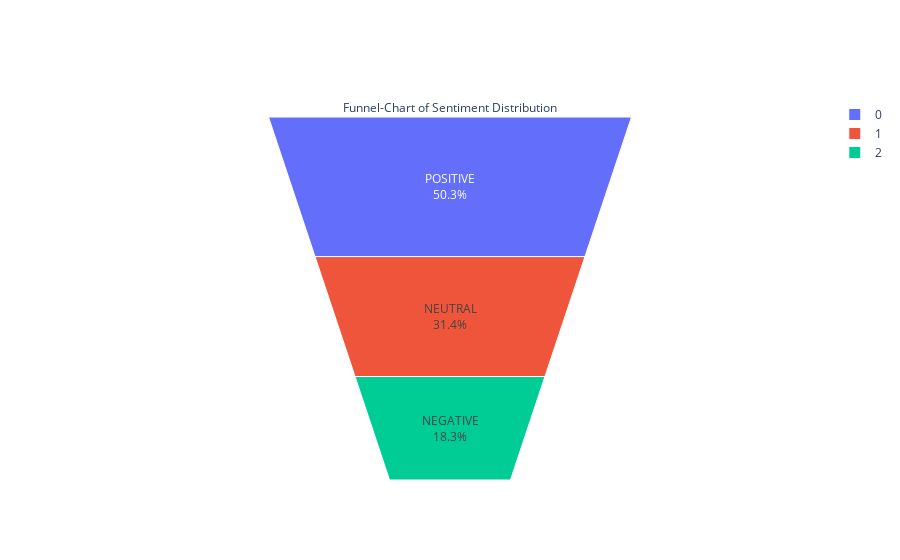

Here is the notebook cell this chart was saved with:
### Code cell
fig = go.Figure(go.Funnelarea(
    text =data['sentiment_type'].value_counts().index,
    values = data['sentiment_type'].value_counts(),
    title = {"position": "top center", "text": "Funnel-Chart of Sentiment Distribution"}
    ))
fig.show()

### Figure 1 — Plotly figure (JSON) as saved in the notebook; plotly's stock layout.template omitted (floating-point values rounded to 4 significant figures)
{"data": [{"text": ["POSITIVE", "NEUTRAL", "NEGATIVE"], "title": {"position": "top center", "text": "Funnel-Chart of Sentiment Distribution"}, "type": "funnelarea", "values": [110282, 68860, 40152]}], "layout": {"autosize": true}}
